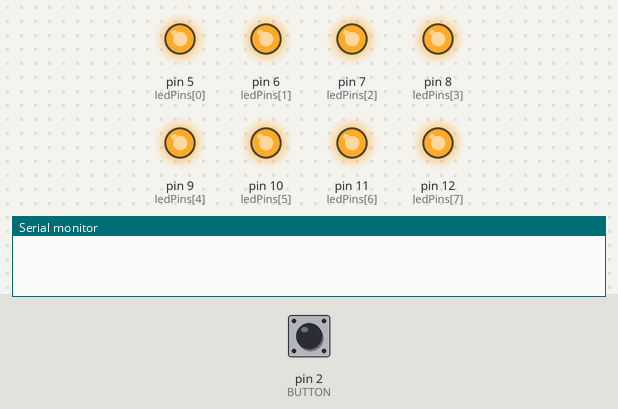
Recording of a sketch running on a simulated Arduino Uno, built with avr-gcc and run on an emulated ATmega328P. Parts: output pins drawn as LEDs (lit = HIGH), the last lines printed to the serial monitor. Inputs (shaded band) come from the test bench; at power-on: pin 2 (BUTTON) HIGH.

Above: at 1.2 s.
1.3 s: pin 2 (BUTTON) pulled LOW for 0.15 s
4.3 s: pin 2 (BUTTON) pulled LOW for 1 s
At 4.8 s:
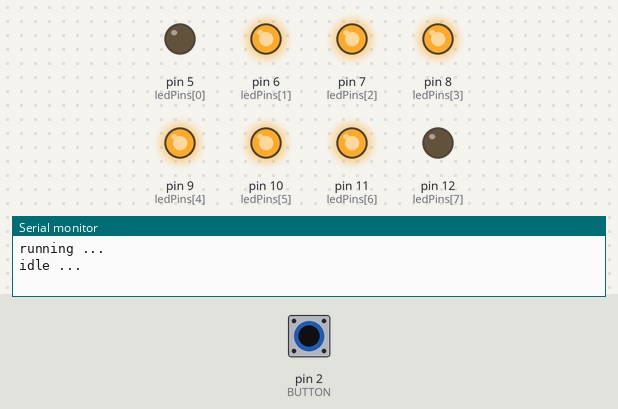
6.8 s: pin 2 (BUTTON) pulled LOW for 3.2 s
At 6.98 s:
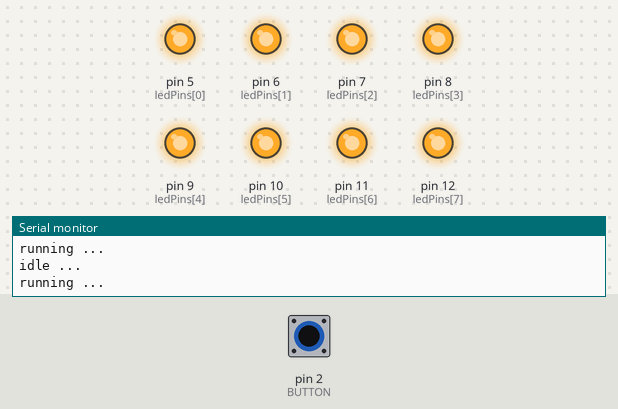
11.5 s: pin 2 (BUTTON) pulsed LOW 2 times (0.12 s each, 0.3 s apart)
At 11.65 s:
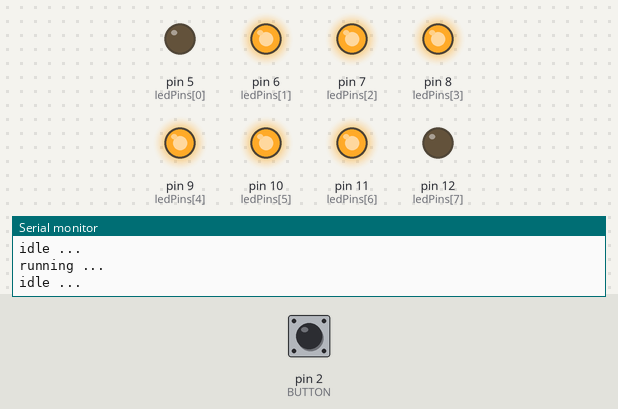
Timing chart, 0 to 14.5 s (numbered marks = the images above; inputs shaded):
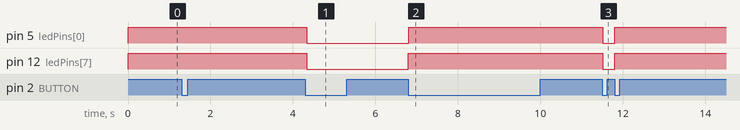

Measured:
- after the input at 4.3 s, pin 5 (ledPins[0]), pin 12 (ledPins[7]): HIGH → LOW at once
- after the input at 6.8 s, pin 5 (ledPins[0]), pin 12 (ledPins[7]): LOW → HIGH at once
- after the input at 11.5 s, pin 5 (ledPins[0]), pin 12 (ledPins[7]): HIGH → LOW at once, → HIGH 0.29 s later

The sketch:

Interrupts.ino
```cpp
// ********************************************************************************
// RTS SumSem 2025
// Exercise: Interrupt
// Name: Sebastian Aybar
// Matr.Number: 1273441
// ********************************************************************************


const int ledPins[] = {5, 6, 7, 8, 9, 10, 11, 12};
const int numLedPins = 8;
int currentLED = 0;
#define BUTTON 2

// Neue Variablen für Toggle-Funktion
volatile bool runningMode = false;
volatile bool modeChanged = false;

volatile unsigned long lastInterruptTime = 0;
const unsigned long debounceDelay = 200; // 200ms Entprellzeit

//Interrupt Service Routine mit Entprellung
void buttonPressed() {
  unsigned long currentTime = millis();

  //Nur Toggle wenn genug Zeit seit dem letzten Interrupt vergangen ist
  if (currentTime - lastInterruptTime > debounceDelay) {
    //Mode ändern
    runningMode = !runningMode;
    modeChanged = true;
    //Zeitstempel aktualisieren
    lastInterruptTime = currentTime;
  }
}

void setup() {

  Serial.begin(9600);
  // Erst mal alle LED'S initialisieren
  for (int i = 0; i < numLedPins; i++) {
    pinMode(ledPins[i], OUTPUT);
  }
  // Dann den Button initialisieren
  pinMode(BUTTON, INPUT_PULLUP);

  // Interrupt
  attachInterrupt(digitalPinToInterrupt(BUTTON), buttonPressed, FALLING);

  // Alle LED's ausschalten
  for (int i = 0; i < numLedPins; i++) {
    digitalWrite(ledPins[i], HIGH);
  }
}


int i = 0;
void loop() {
  // Variante 1
  /*
  while(digitalRead(BUTTON) == HIGH) {
    digitalWrite(ledPins[i], LOW);
    delay(2);
    digitalWrite(ledPins[i], HIGH);
    delay(60); // delay kann keine long int
    delayMicroseconds(5); // wir hauen noch die 0,5 Millisekunden dran
    if (i >= numLedPins) {
      i = 0;
    } else {
      i++;
    }
  }*/

  // Variante 2 (Interrupt implementiert mit Button press)
  /*
  if (digitalRead(BUTTON) == HIGH) {
    // damit die äußeren LED'S direkt nach dem loslassen ausgehen
    digitalWrite(ledPins[0], HIGH);
    digitalWrite(ledPins[numLedPins-1], HIGH);

    // Rechnung
    digitalWrite(ledPins[currentLED], LOW);
    delay(2);
    digitalWrite(ledPins[currentLED], HIGH);
    delay(60); // delay kann keine long int
    delayMicroseconds(5);
    currentLED++;
  } else {
      for (i = 0; i < numLedPins; i++) {
        if (i == 0 || i == numLedPins-1) {
          digitalWrite(ledPins[i], LOW);
        } else {
          digitalWrite(ledPins[i], HIGH);
        }
      }
      currentLED = 0;
  }

  if (currentLED >= numLedPins) {
    currentLED = 0;
  }*/

  //Variante 3 (Interrupt implementiert mit Button toggle)

  // Prüfen ob der Modus geändert wurde
  if (modeChanged) {
    modeChanged = false;  // Mode zurücksetzen
    if (runningMode) {
      Serial.println("running ...");
    } else {
      Serial.println("idle ...");
    }

    if (!runningMode) {
      // Wenn gestoppt, alle LEDs ausschalten außer den äußeren
      for (int i = 0; i < numLedPins; i++) {
        if (i == 0 || i == numLedPins-1) {
          digitalWrite(ledPins[i], LOW);  // Äußere LEDs an
        } else {
          digitalWrite(ledPins[i], HIGH); // Innere LEDs aus
        }
      }
      currentLED = 0;  // Position zurücksetzen
    }
  }

  // Hauptlogik nur ausführen wenn runningMode aktiv ist
  if (runningMode) {
    // Damit die äußeren LEDs direkt nach dem Start ausgehen
    digitalWrite(ledPins[0], HIGH);
    digitalWrite(ledPins[numLedPins-1], HIGH);

    // Laufende LED-Animation
    digitalWrite(ledPins[currentLED], LOW);
    delay(2);
    digitalWrite(ledPins[currentLED], HIGH);
    delay(60);
    delayMicroseconds(5);

    currentLED++;
    if (currentLED >= numLedPins) {
      currentLED = 0;
    }
  }
}
```
